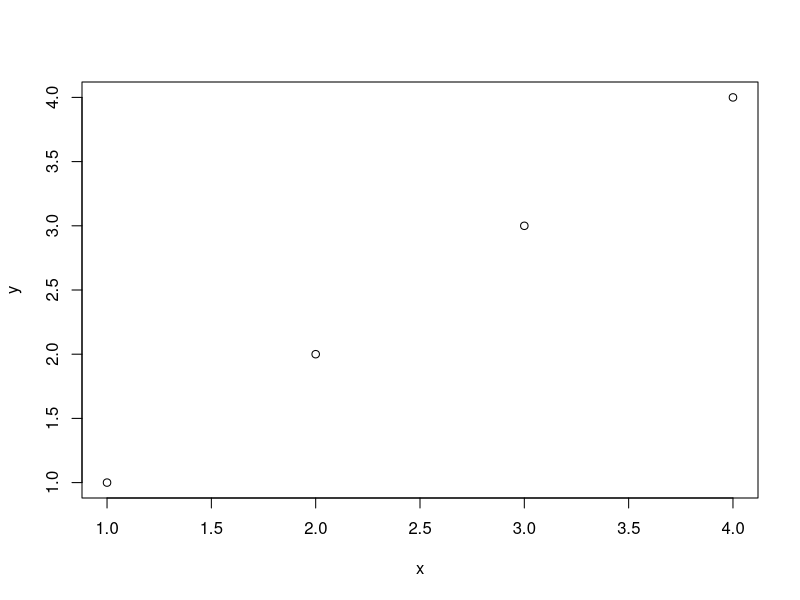

This figure's R source:
## ---- chunk 1
x = c(1, 2, 3, 4)
y = c(1, 2, 3, 4)
plot(x,y)
